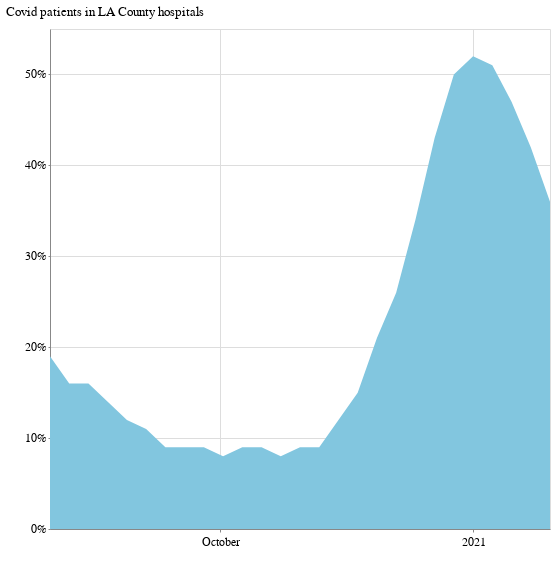

Notebook source saved alongside this figure:
### Code cell
alt.Chart(la_grouped).mark_area().encode(
    x=alt.X("week:T", axis=alt.Axis(format="", title=" ", tickCount=3)),
    y=alt.Y(
        "covid_patients_share",
        title="Covid patients in LA County hospitals",
        axis=alt.Axis(format="%", tickCount=6),
    ),
).properties(width=500, height=500)

### Figure 1 — Vega-Lite specification as saved in the notebook (floating-point values rounded to 4 significant figures)
{"config": {"view": {"width": 800, "height": 450}, "background": "#ffffff", "title": {"anchor": "start", "font": "Benton Gothic Bold, sans", "fontColor": "#000000", "fontSize": 22, "fontWeight": "normal"}, "arc": {"fill": "#82c6df"}, "area": {"fill": "#82c6df"}, "line": {"stroke": "#82c6df", "strokeWidth": 3}, "path": {"stroke": "#82c6df"}, "rect": {"fill": "#82c6df"}, "shape": {"stroke": "#82c6df"}, "bar": {"fill": "#82c6df"}, "point": {"stroke": "#82c6df"}, "symbol": {"fill": "#82c6df", "size": 30}, "axis": {"titleFont": "Benton Gothic Bold, sans", "titleFontSize": 13, "titleFontWeight": "normal", "labelFont": "Benton Gothic, sans", "labelFontSize": 11.5, "labelFontWeight": "normal"}, "axisX": {"labelAngle": 0, "labelPadding": 4, "tickSize": 3}, "axisY": {"labelBaseline": "middle", "maxExtent": 45, "minExtent": 45, "tickSize": 2, "titleAlign": "left", "titleAngle": 0, "titleX": -45, "titleY": -11}, "legend": {"titleFont": "Benton Gothic Bold, sans", "titleFontSize": 13, "titleFontWeight": "normal", "symbolType": "square", "labelFont": "Benton Gothic, sans", "labelFontSize": 11.5}, "range": {"category": ["#3580b1", "#ec8431", "#ab7fb4", "#c89d29", "#adc839", "#829eb1"], "diverging": ["#e68a4f", "#f4bb6a", "#f9e39c", "#dadfe2", "#a6b7c6", "#849eae"], "heatmap": ["#fbf2c7", "#f9e39c", "#f8d36e", "#f4bb6a", "#e68a4f", "#d15a40", "#ab4232"], "ordinal": ["#fbf2c7", "#f9e39c", "#f8d36e", "#f4bb6a", "#e68a4f", "#d15a40", "#ab4232"], "ramp": ["#fbf2c7", "#f9e39c", "#f8d36e", "#f4bb6a", "#e68a4f", "#d15a40", "#ab4232"]}}, "data": {"name": "data-ab90abf5d41d22aa3bc623cda27c4990"}, "mark": "area", "encoding": {"x": {"type": "temporal", "axis": {"format": "", "tickCount": 3, "title": " "}, "field": "week"}, "y": {"type": "quantitative", "axis": {"format": "%", "tickCount": 6}, "field": "covid_patients_share", "title": "Covid patients in LA County hospitals"}}, "height": 500, "width": 500, "$schema": "https://vega.github.io/schema/vega-lite/v4.8.1.json", "datasets": {"data-ab90abf5d41d22aa3bc623cda27c4990": [{"county": "Los Angeles", "week": "2020-07-31T00:00:00", "region": "Southern California", "total_covid_patients": 2319.0, "covid_patients_share": 0.19}, {"county": "Los Angeles", "week": "2020-08-07T00:00:00", "region": "Southern California", "total_covid_patients": 2025.0, "covid_patients_share": 0.16}, {"county": "Los Angeles", "week": "2020-08-14T00:00:00", "region": "Southern California", "total_covid_patients": 1950.0, "covid_patients_share": 0.16}, {"county": "Los Angeles", "week": "2020-08-21T00:00:00", "region": "Southern California", "total_covid_patients": 1724.0, "covid_patients_share": 0.14}, {"county": "Los Angeles", "week": "2020-08-28T00:00:00", "region": "Southern California", "total_covid_patients": 1456.0, "covid_patients_share": 0.12}, {"county": "Los Angeles", "week": "2020-09-04T00:00:00", "region": "Southern California", "total_covid_patients": 1307.0, "covid_patients_share": 0.11}, {"county": "Los Angeles", "week": "2020-09-11T00:00:00", "region": "Southern California", "total_covid_patients": 1120.0, "covid_patients_share": 0.09}, {"county": "Los Angeles", "week": "2020-09-18T00:00:00", "region": "Southern California", "total_covid_patients": 1105.0, "covid_patients_share": 0.09}, {"county": "Los Angeles", "week": "2020-09-25T00:00:00", "region": "Southern California", "total_covid_patients": 1065.0, "covid_patients_share": 0.09}, {"county": "Los Angeles", "week": "2020-10-02T00:00:00", "region": "Southern California", "total_covid_patients": 1048.0, "covid_patients_share": 0.08}, {"county": "Los Angeles", "week": "2020-10-09T00:00:00", "region": "Southern California", "total_covid_patients": 1066.0, "covid_patients_share": 0.09}, {"county": "Los Angeles", "week": "2020-10-16T00:00:00", "region": "Southern California", "total_covid_patients": 1072.0, "covid_patients_share": 0.09}, {"county": "Los Angeles", "week": "2020-10-23T00:00:00", "region": "Southern California", "total_covid_patients": 1032.0, "covid_patients_share": 0.08}, {"county": "Los Angeles", "week": "2020-10-30T00:00:00", "region": "Southern California", "total_covid_patients": 1112.0, "covid_patients_share": 0.09}, {"county": "Los Angeles", "week": "2020-11-06T00:00:00", "region": "Southern California", "total_covid_patients": 1215.0, "covid_patients_share": 0.09}, {"county": "Los Angeles", "week": "2020-11-13T00:00:00", "region": "Southern California", "total_covid_patients": 1511.0, "covid_patients_share": 0.12}, {"county": "Los Angeles", "week": "2020-11-20T00:00:00", "region": "Southern California", "total_covid_patients": 2023.0, "covid_patients_share": 0.15}, {"county": "Los Angeles", "week": "2020-11-27T00:00:00", "region": "Southern California", "total_covid_patients": 2743.0, "covid_patients_share": 0.21}, {"county": "Los Angeles", "week": "2020-12-04T00:00:00", "region": "Southern California", "total_covid_patients": 3666.0, "covid_patients_share": 0.26}, {"county": "Los Angeles", "week": "2020-12-11T00:00:00", "region": "Southern California", "total_covid_patients": 5038.0, "covid_patients_share": 0.34}, {"county": "Los Angeles", "week": "2020-12-18T00:00:00", "region": "Southern California", "total_covid_patients": 6497.0, "covid_patients_share": 0.43}, {"county": "Los Angeles", "week": "2020-12-25T00:00:00", "region": "Southern California", "total_covid_patients": 7582.0, "covid_patients_share": 0.5}, {"county": "Los Angeles", "week": "2021-01-01T00:00:00", "region": "Southern California", "total_covid_patients": 8199.0, "covid_patients_share": 0.52}, {"county": "Los Angeles", "week": "2021-01-08T00:00:00", "region": "Southern California", "total_covid_patients": 8174.0, "covid_patients_share": 0.51}, {"county": "Los Angeles", "week": "2021-01-15T00:00:00", "region": "Southern California", "total_covid_patients": 7561.0, "covid_patients_share": 0.47}, {"county": "Los Angeles", "week": "2021-01-22T00:00:00", "region": "Southern California", "total_covid_patients": 6495.0, "covid_patients_share": 0.42}, {"county": "Los Angeles", "week": "2021-01-29T00:00:00", "region": "Southern California", "total_covid_patients": 5409.0, "covid_patients_share": 0.36}]}}
